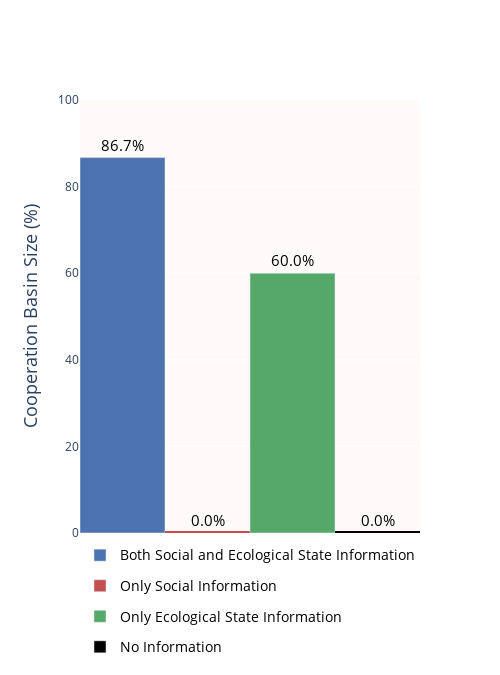

This figure's notebook cell:
### Code cell
# Extract cooperation percentages correctly from the DataFrame

# Define the conditions in order
information_modes = [
    'both_state_and_action_information', 
    'only_action_history_information', 
    'only_state_information', 
    'no_information'
]

# Extract cooperation percentages
cooperation_percentages = [get_cooperation_percentage(data[condition]) for condition in information_modes]

# Debugging output
print("Extracted Cooperation Percentages:", cooperation_percentages)

conditions = [
    "Both Social and Ecological State Information", 
    "Only Social Information", 
    "Only Ecological State Information", 
    "No Information"
]

# Create DataFrame for plotting
plot_df = pd.DataFrame({
    'Information Condition': conditions,
    'Cooperation Percentage': cooperation_percentages
})

# Define a color palette
color_map = {
    "Both Social and Ecological State Information": "#4c72b0",  # Muted Blue
    "Only Social Information": "#c44e52",  # Muted Orange
    "Only Ecological State Information": "#55a868",  # Muted Green
    "No Information": "#000000"  # Black
}

# Create figure
fig = go.Figure()

for i, row in plot_df.iterrows():
    condition = row['Information Condition']
    percentage = row['Cooperation Percentage']
    color = color_map[condition]
    
    if percentage == 0:
        # 1. Actual outline bars for zero values (shown in the plot)
        fig.add_trace(go.Bar(
            x=[condition], 
            y=[percentage], 
            marker=dict(color='rgba(0,0,0,0)', line=dict(color=color, width=4)),
            text=f"{percentage:.1f}%",
            textposition='outside',
            textfont=dict(size=15, color='black'),  # Larger, darker percentage text
            showlegend=False,  # Don't show this in the legend
            legendgroup=condition  # Group legend with the solid bar
        ))

        # 2. Hidden solid legend bar (only for legend display)
        fig.add_trace(go.Bar(
            x=[None],  # Invisible bar in the plot
            y=[None],
            name=condition,
            marker=dict(color=color),  # Filled marker for the legend
            legendgroup=condition  # Matches legend with outline bar
        ))

    else:
        # Normal filled bars
        fig.add_trace(go.Bar(
            x=[condition], 
            y=[percentage], 
            name=condition,
            marker=dict(color=color),
            text=f"{percentage:.1f}%",
            textposition='outside',
            textfont=dict(size=15, color='black')  # Larger, darker percentage text
        ))

# Update layout for aesthetics
fig.update_layout(
    yaxis_title="Cooperation Basin Size (%)",
    yaxis=dict(
        range=[0, 100],
        titlefont=dict(size=18)  # Larger, darker y-axis label
    ),
    xaxis=dict(title='', showticklabels=False),
    plot_bgcolor='snow',  # Clean background
    width=500,
    height=675,
    bargap=0,  # Minimize gaps
    legend=dict(
        title="",
        orientation="h",
        yanchor="bottom",
        y=-0.3,
        xanchor="center",
        x=0.5,
    font=dict(size=13.5, color='black')
    )
)

# Show figure
fig.show()

### Figure 1 — Plotly figure (JSON) as saved in the notebook; plotly's stock layout.template omitted (floating-point values rounded to 4 significant figures)
{"data": [{"marker": {"color": "#4c72b0"}, "name": "Both Social and Ecological State Information", "text": "86.7%", "textfont": {"color": "black", "size": 15}, "textposition": "outside", "type": "bar", "x": ["Both Social and Ecological State Information"], "y": [86.7]}, {"legendgroup": "Only Social Information", "marker": {"color": "rgba(0,0,0,0)", "line": {"color": "#c44e52", "width": 4}}, "showlegend": false, "text": "0.0%", "textfont": {"color": "black", "size": 15}, "textposition": "outside", "type": "bar", "x": ["Only Social Information"], "y": [0]}, {"legendgroup": "Only Social Information", "marker": {"color": "#c44e52"}, "name": "Only Social Information", "type": "bar", "x": [null], "y": [null]}, {"marker": {"color": "#55a868"}, "name": "Only Ecological State Information", "text": "60.0%", "textfont": {"color": "black", "size": 15}, "textposition": "outside", "type": "bar", "x": ["Only Ecological State Information"], "y": [60]}, {"legendgroup": "No Information", "marker": {"color": "rgba(0,0,0,0)", "line": {"color": "#000000", "width": 4}}, "showlegend": false, "text": "0.0%", "textfont": {"color": "black", "size": 15}, "textposition": "outside", "type": "bar", "x": ["No Information"], "y": [0]}, {"legendgroup": "No Information", "marker": {"color": "#000000"}, "name": "No Information", "type": "bar", "x": [null], "y": [null]}], "layout": {"bargap": 0, "height": 675, "legend": {"font": {"color": "black", "size": 13.5}, "orientation": "h", "title": {"text": ""}, "x": 0.5, "xanchor": "center", "y": -0.3, "yanchor": "bottom"}, "plot_bgcolor": "snow", "width": 500, "xaxis": {"showticklabels": false, "title": {"text": ""}}, "yaxis": {"range": [0, 100], "title": {"font": {"size": 18}, "text": "Cooperation Basin Size (%)"}}}}
